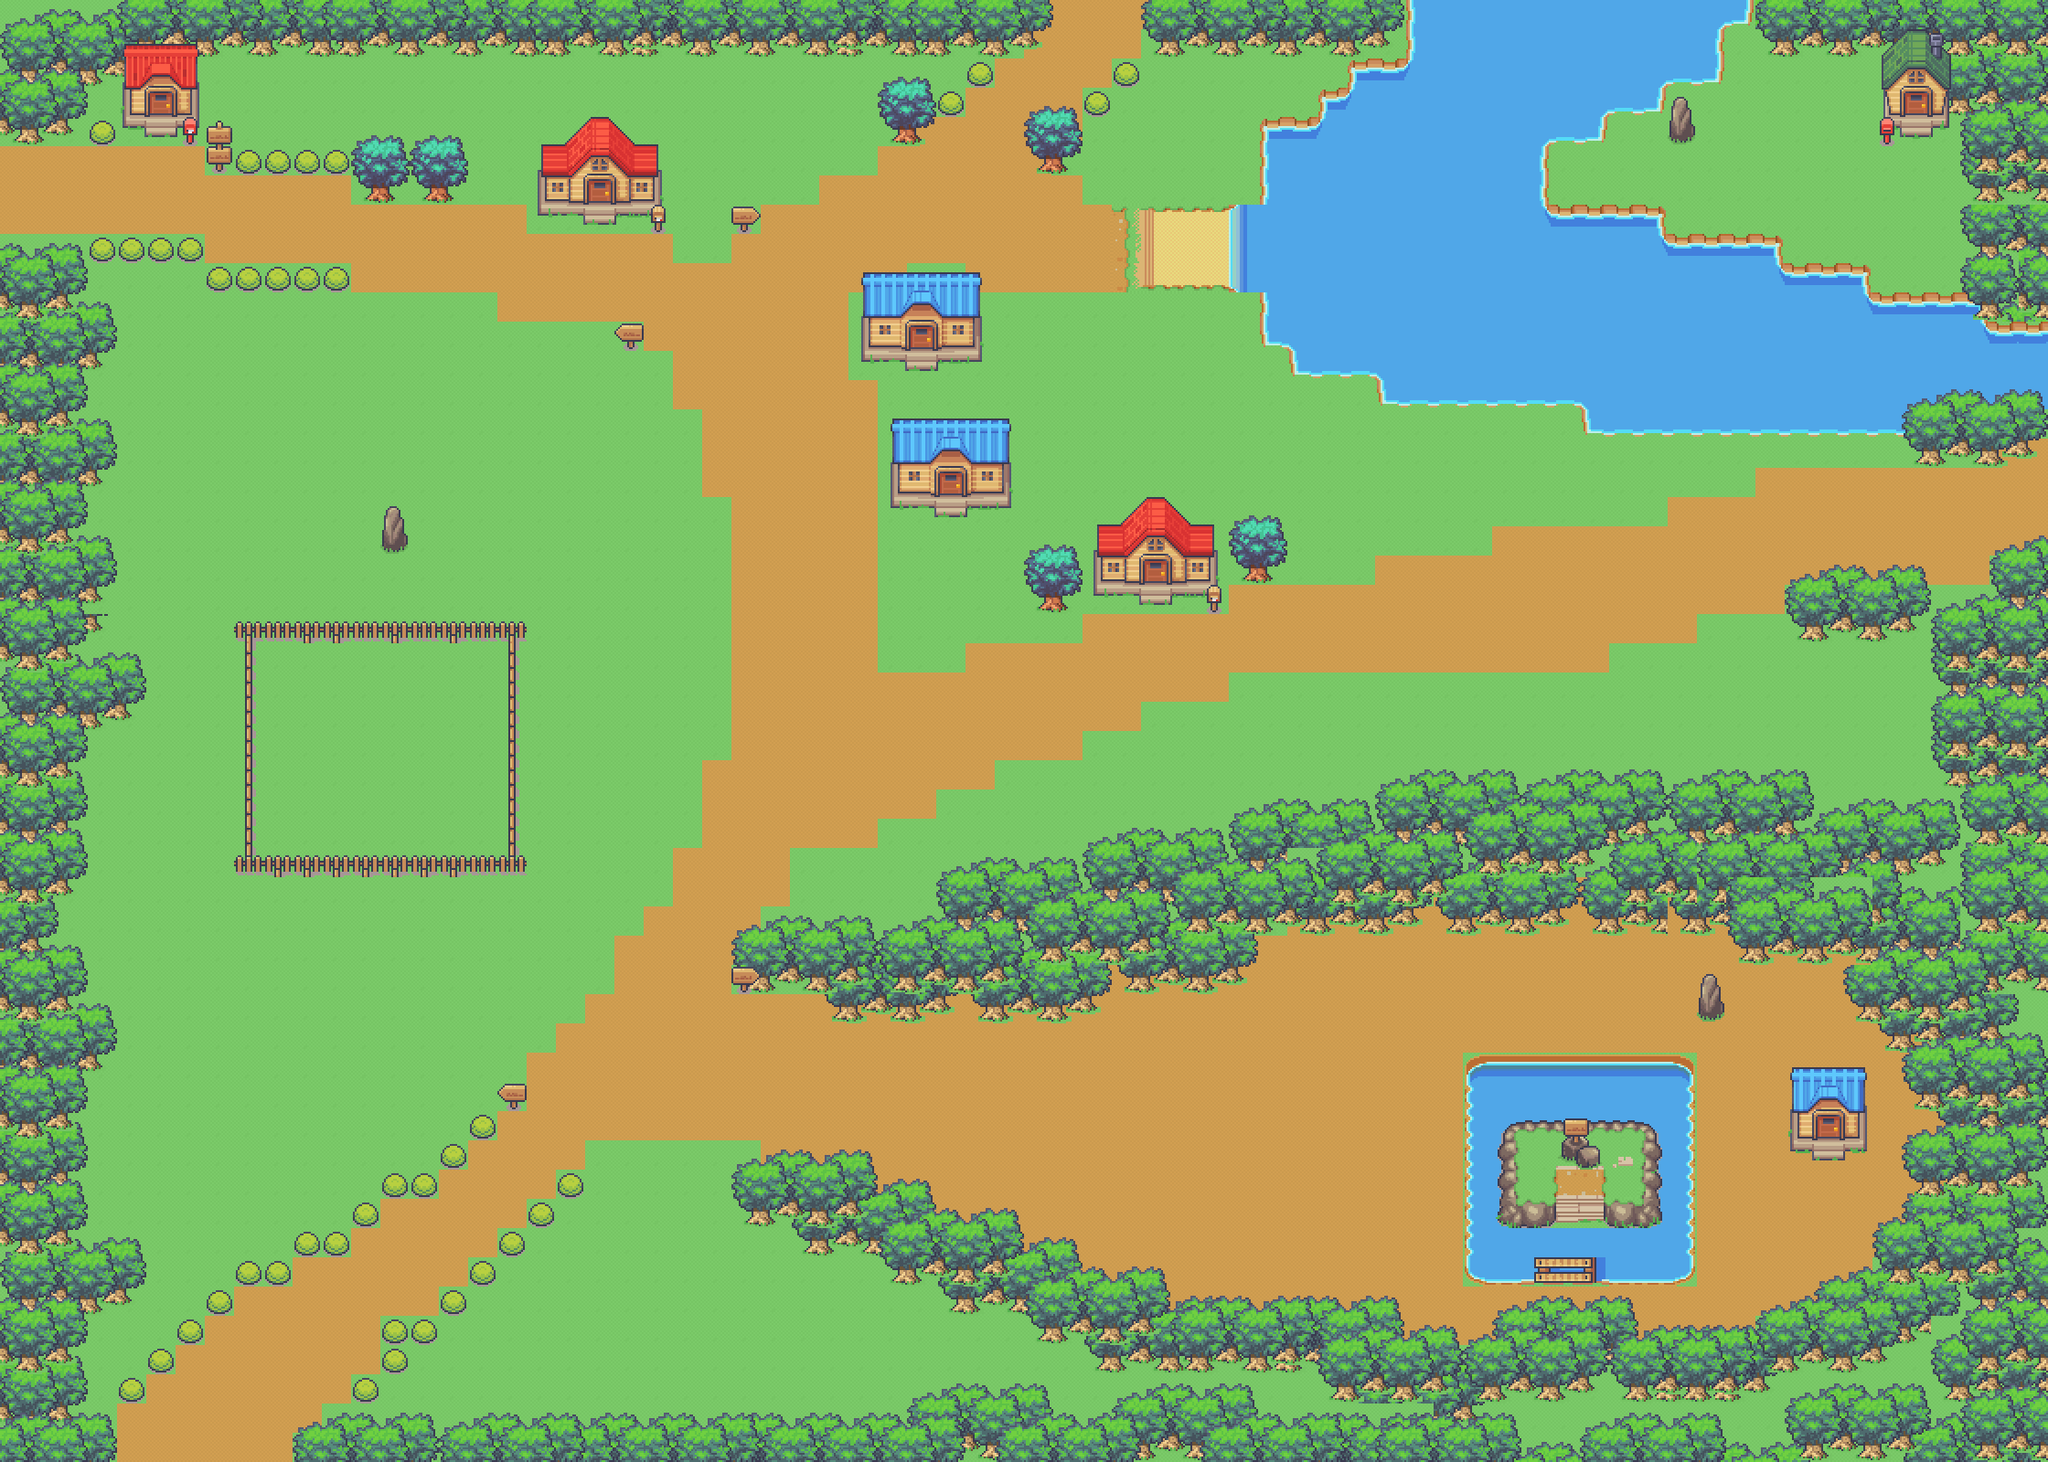

A 2D game scene composited from a Tiled map and its tileset images. What follows is a short description and the map's XML, with each tile layer's data collapsed to a summary:
An orthogonal 70x50 tile map with 32x32 px tiles, 6 tile layers (Terrain, Forest 2, Forest 1, Civilization and Buildings, ...).

<map version="1.4" tiledversion="1.4.3" orientation="orthogonal" renderorder="right-down" width="70" height="50" tilewidth="32" tileheight="32" infinite="0" nextlayerid="9" nextobjectid="1">
 <editorsettings>
  <export target="Original Map Ver..js" format="js" />
 </editorsettings>
 <tileset firstgid="1" source="Village Map Texture.tsx" />
 <layer id="1" name="Terrain" width="70" height="50">
  <data>[3500 cells, 3500 non-empty, 34 distinct tile ids]</data>
 </layer>
 <group id="3" name="Forests">
  <layer id="5" name="Forest 2" width="70" height="50">
   <data>[3500 cells, 766 non-empty, 15 distinct tile ids]</data>
  </layer>
  <layer id="4" name="Forest 1" width="70" height="50">
   <data>[3500 cells, 702 non-empty, 27 distinct tile ids]</data>
  </layer>
 </group>
 <layer id="2" name="Civilization and Buildings" width="70" height="50">
  <data>[3500 cells, 160 non-empty, 56 distinct tile ids]</data>
 </layer>
 <group id="7" name="Group 2">
  <layer id="6" name="Extras" width="70" height="50">
   <data>[3500 cells, 30 non-empty, 29 distinct tile ids]</data>
  </layer>
  <layer id="8" name="Extras2" width="70" height="50">
   <data>[3500 cells, 133 non-empty, 48 distinct tile ids]</data>
  </layer>
 </group>
</map>
